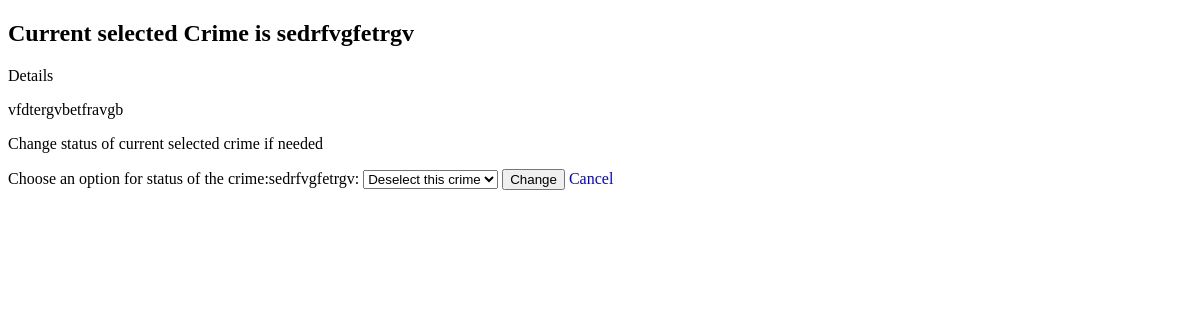
/police/cancelCrime/ (signed in), run on an earlier commit of the app's database.
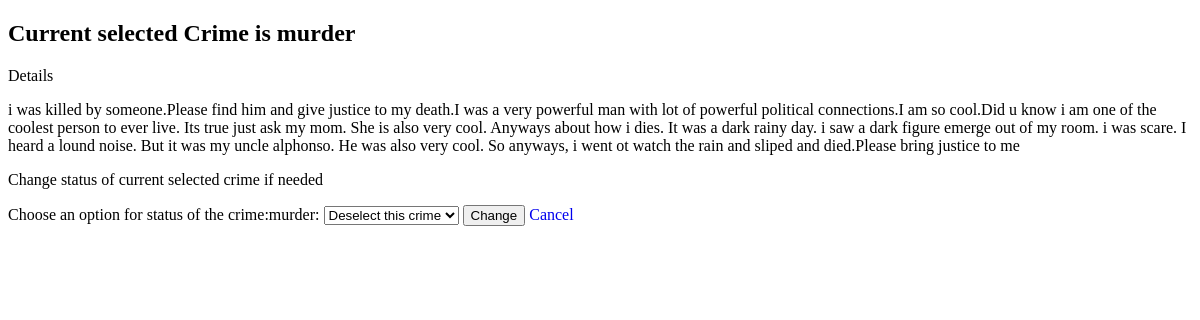
And on a later commit of the database.
### police/models.py (models this page shows, shortened)
class Crime(models.Model):
    statusChoice = [
        ("Completed", "Completed"),
        ("Investigating", "Investigating"),
        ("Request Pending", "Request Pending"),
    ]
    crime_type = models.CharField(max_length=50)
    description = models.TextField()
    location = models.CharField(max_length=50)
    station = models.ForeignKey(Station, on_delete=models.CASCADE)
    status = models.CharField(max_length=50, choices=statusChoice)
    submitted_by = models.ForeignKey(CivilianModel, on_delete=models.CASCADE)

### police/views.py (the view)
# urls.py: path("cancelCrime/", views.cancel_current_crime, name="cancelCrime"),
@login_required(login_url="policeLogin")
@user_passes_test(is_police, login_url="policeLogin")
def cancel_current_crime(request):
    user = request.user
    police = PoliceModel.objects.get(user=user)
    crime = police.current_crime
    if request.method == "POST":
        police.current_crime = None
        other_crimes = (
            PoliceModel.objects.exclude(id=police.id)
            .filter(current_crime=crime)
            .exists()
        )  # Check if an officer is working in a crime or not in others perspective also
        if not other_crimes:
            crime.status = "Request Pending"
        else:
            crime.status = "Investigating"
        police.save()
        crime.save()
        messages.success(
            request, "Current crime under investigation has been unselected"
        )
        return redirect("policeHome")
    else:
        if police.current_crime is None:
            messages.error(request, "Select a crime first ")
            return redirect("policeHome")
        return render(request, "police_template/cancelCrime.html", {"crime": crime})

### police/views.py (called while the page is built)
def is_police(user):
    return user.user_type == "Police"

### templates/police_template/cancelCrime.html (shortened to what this page needs)
<!DOCTYPE html>
<html lang="en">
<head>
</head>
<body>
    <div class="container">
        <h2>Current selected Crime is {{crime.crime_type}}</h2>
        Details
        <p>{{crime.description}}</p>
        <p>Change status of current selected crime if needed</p>
        <form method="POST">
            <label for="options">Choose an option for status of the crime:{{crime.crime_type}}:</label>
            <select id="options" name="status">
                <option value="Request Pending">Deselect this crime</option>
            </select>
            <button type="submit">Change</button>
            <a href="{% url 'policeHome' %}" style="text-decoration: none;">Cancel</a>
        </form>
    </div>
</body>
</html>

What changed in the data, as far as the page shows it:
no longer on this page (row unchanged): Crime: crime_type "sedrfvgfetrgv", description "vfdtergvbetfravgb"
now on this page (row edited): Crime: crime_type "murder", description "i was killed by someone.Please find him and give justice to my death.I was a very powerful man with lot of powerful political connections.I am so cool.Did u know i am one of the coolest person to ever live. Its true just ask my mom. She is also very cool. Anyways about how i dies. It was a dark rainy day. i saw a dark figure emerge out of my room. i was scare. I heard a lound noise. But it was my uncle alphonso. He was also very cool. So anyways, i went ot watch the rain and sliped and died.Please bring justice to me"
